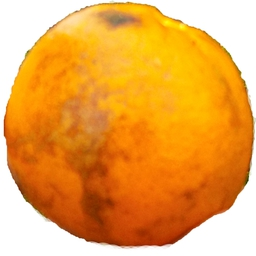
#> input picture Detection-and-Classification-of-Fruit-Diseases-master/Detection-and-Classification-of-Fruit-Diseases-master/FruitDataset/Black spot/Black spot (1).jpg, 256 x 256 px; its folder holds only this picture in this run
$ python -i FruitDiseaseClassification.py   (imports and definitions only)
#> lines starting #> are read from the running program, lines starting #| are printed output that depends on the picture

from tkinter import messagebox
from tkinter import *
from tkinter import simpledialog
import tkinter
from tkinter import filedialog
import matplotlib.pyplot as plt
import numpy as np
from tkinter.filedialog import askopenfilename
from tkinter.filedialog import askdirectory
import cv2
from sklearn.model_selection import train_test_split
from sklearn import svm
from sklearn.metrics import accuracy_score
from sklearn.metrics import confusion_matrix
import random

# [3 lines not run here, left out]

fruits_disease = ['Black spot', 'Canker', 'Greening', 'healthy', 'scab']

# [4 lines not run here, left out]

# [63 lines left out: functions uploadFruitDataset, Preprocessing, featuresExtraction, svmClassifier, not called in this run]


def Classification():
    name = filedialog.askopenfilename(initialdir="testImages")
#> the answer given: FruitDataset/Black spot/Black spot (1).jpg
    img = cv2.imread(name)
#> img is the input picture: shape (256, 256, 3); mean B, G, R 76.2, 164.4, 235.5
    img = cv2.resize(img,(128,128))
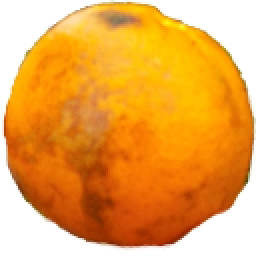
#> img: shape (128, 128, 3) (shown 2 times larger); mean B, G, R 76.3, 164.5, 235.6
    img = cv2.cvtColor(img, cv2.COLOR_BGR2RGB)
    pixel_vals = img.reshape((-1,3))
    pixel_vals = np.float32(pixel_vals)
    criteria = (cv2.TERM_CRITERIA_EPS + cv2.TERM_CRITERIA_MAX_ITER, 100, 0.85)
    retval, labels, centers = cv2.kmeans(pixel_vals, 6, None, criteria, 10, cv2.KMEANS_RANDOM_CENTERS)
#> retval = 7650559.6; labels = 16384 values, max 5 at index 1339, min 0 at index 0, mean 2.09; centers = [[254.4, 253.7, 252.4], [241.6, 130.1, 6.14], [209.7, 93.69, 7.81], [228.6, 169.5, 82.19], [253.4, 177.2, 10.78], [169.4, 63.01, 5.42]]
    centers = np.uint8(centers)
#> centers = [[254, 253, 252], [241, 130, 6], [209, 93, 7], [228, 169, 82], [253, 177, 10], [169, 63, 5]]
    segmented_data = centers[labels.flatten()]
    temp = []
    temp.append(segmented_data.ravel())
    temp = np.array(temp)
#> (the run stopped early here; a loop or call above may not have finished)

$ run again, on Detection-and-Classification-of-Fruit-Diseases-master/Detection-and-Classification-of-Fruit-Diseases-master/FruitDataset/Black spot/Black spot (13).jpg
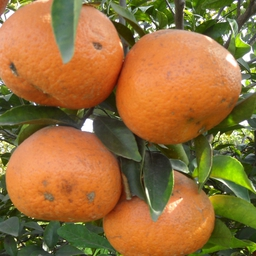
#> input picture Detection-and-Classification-of-Fruit-Diseases-master/Detection-and-Classification-of-Fruit-Diseases-master/FruitDataset/Black spot/Black spot (13).jpg, 256 x 256 px
#> in Classification, img is the input picture: shape (256, 256, 3); mean B, G, R 58, 110.6, 151.7
#> in Classification, `img = cv2.resize(img,(128,128))`:
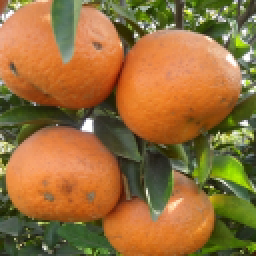
#> img: shape (128, 128, 3) (shown 2 times larger); mean B, G, R 58.1, 110.7, 151.9
#> in Classification, `retval, labels, centers = cv2.kmeans(pixel_vals, 6, None, criteria, 10..`: retval = 17336437; labels = 16384 values, max 5 at index 6, min 0 at index 15, mean 2.55; centers = [[227.5, 147.7, 93.95], [210.4, 118.1, 46.27], [158.1, 80.89, 25.55], [205.8, 197.8, 168.6], [111.6, 126.3, 72.14], [61.65, 69.55, 31.26]]
#> in Classification, `centers = np.uint8(centers)`: centers = [[227, 147, 93], [210, 118, 46], [158, 80, 25], [205, 197, 168], [111, 126, 72], [61, 69, 31]]

$ run again, on Detection-and-Classification-of-Fruit-Diseases-master/Detection-and-Classification-of-Fruit-Diseases-master/FruitDataset/Black spot/Black spot (14).jpg
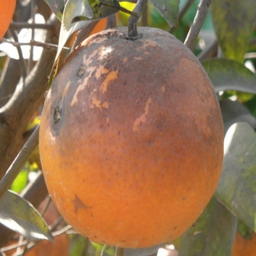
#> input picture Detection-and-Classification-of-Fruit-Diseases-master/Detection-and-Classification-of-Fruit-Diseases-master/FruitDataset/Black spot/Black spot (14).jpg, 256 x 256 px
#> in Classification, img is the input picture: shape (256, 256, 3); mean B, G, R 83.4, 114.7, 149.7
#> in Classification, `img = cv2.resize(img,(128,128))`:
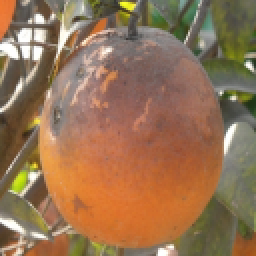
#> img: shape (128, 128, 3) (shown 2 times larger); mean B, G, R 83.5, 114.8, 149.9
#> in Classification, `retval, labels, centers = cv2.kmeans(pixel_vals, 6, None, criteria, 10..`: retval = 12023000; labels = 16384 values, max 5 at index 8, min 0 at index 12, mean 2.71; centers = [[170.3, 148.2, 131.2], [160.5, 101.2, 67.6], [126.9, 111.5, 96.03], [235.8, 228.9, 217.1], [207.3, 122, 58.13], [93.6, 85.83, 56.13]]
#> in Classification, `centers = np.uint8(centers)`: centers = [[170, 148, 131], [160, 101, 67], [126, 111, 96], [235, 228, 217], [207, 122, 58], [93, 85, 56]]

$ run again, on Detection-and-Classification-of-Fruit-Diseases-master/Detection-and-Classification-of-Fruit-Diseases-master/FruitDataset/Black spot/Black spot (15).jpg
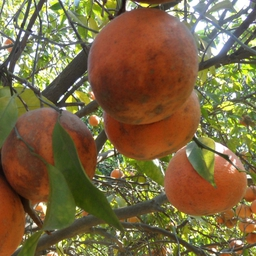
#> input picture Detection-and-Classification-of-Fruit-Diseases-master/Detection-and-Classification-of-Fruit-Diseases-master/FruitDataset/Black spot/Black spot (15).jpg, 256 x 256 px
#> in Classification, img is the input picture: shape (256, 256, 3); mean B, G, R 65.7, 103.6, 124.1
#> in Classification, `img = cv2.resize(img,(128,128))`:
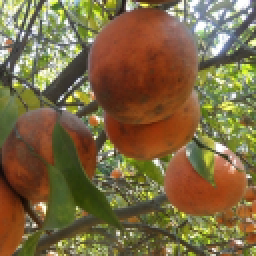
#> img: shape (128, 128, 3) (shown 2 times larger); mean B, G, R 65.9, 103.8, 124.2
#> in Classification, `retval, labels, centers = cv2.kmeans(pixel_vals, 6, None, criteria, 10..`: retval = 17021786.8; labels = 16384 values, max 5 at index 14, min 0 at index 0, mean 2.86; centers = [[223.1, 227.4, 202.5], [130.3, 127.3, 79.17], [76, 54.83, 28.68], [167.6, 173.2, 123.4], [139.9, 69.73, 33.05], [90.17, 91.94, 54.72]]
#> in Classification, `centers = np.uint8(centers)`: centers = [[223, 227, 202], [130, 127, 79], [76, 54, 28], [167, 173, 123], [139, 69, 33], [90, 91, 54]]

$ run again, on Detection-and-Classification-of-Fruit-Diseases-master/Detection-and-Classification-of-Fruit-Diseases-master/FruitDataset/Black spot/Black spot (10).jpg
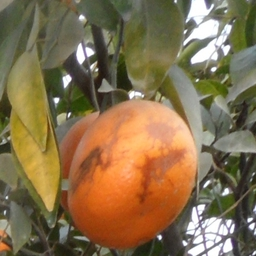
#> input picture Detection-and-Classification-of-Fruit-Diseases-master/Detection-and-Classification-of-Fruit-Diseases-master/FruitDataset/Black spot/Black spot (10).jpg, 256 x 256 px
#> in Classification, img is the input picture: shape (256, 256, 3); mean B, G, R 77, 111.4, 133.9
#> in Classification, `img = cv2.resize(img,(128,128))`:
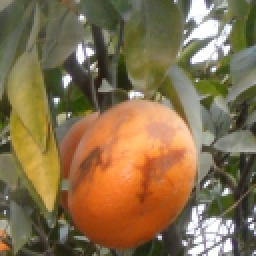
#> img: shape (128, 128, 3) (shown 2 times larger); mean B, G, R 77.1, 111.5, 134
#> in Classification, `retval, labels, centers = cv2.kmeans(pixel_vals, 6, None, criteria, 10..`: retval = 18500529; labels = 16384 values, max 5 at index 6, min 0 at index 87, mean 3.11; centers = [[236.6, 235.2, 235.2], [227.2, 156.3, 90.84], [64.73, 62.96, 38.92], [174.5, 94.35, 33.85], [147.5, 144.3, 126.7], [104.2, 102.6, 73.07]]
#> in Classification, `centers = np.uint8(centers)`: centers = [[236, 235, 235], [227, 156, 90], [64, 62, 38], [174, 94, 33], [147, 144, 126], [104, 102, 73]]
